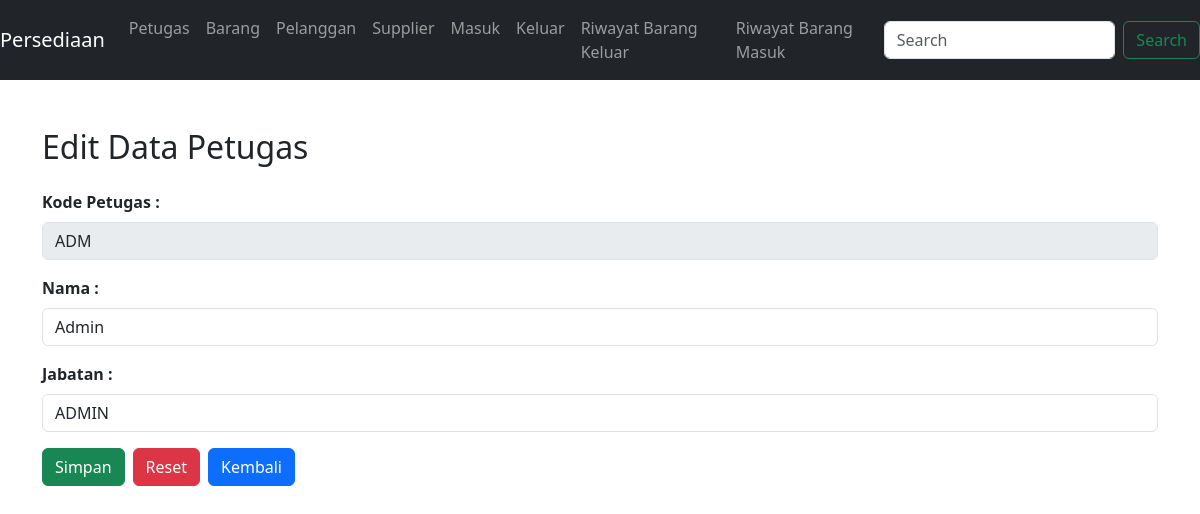
Page /petugasedit.php?id=ADM on the committed database.
### tables this page shows
CREATE TABLE `tb_petugas` (
  `kode_petugas` varchar(50) NOT NULL,
  `nama` varchar(250) NOT NULL,
  `jabatan` varchar(250) NOT NULL,
  `password` varchar(255) NOT NULL
);

### petugasedit.php (the view, shortened to what this page needs)
<?php
    require_once('koneksi.php');
    $KodePetugas = isset($_GET['id']) ? $_GET['id'] : null;
    $query_sql = "SELECT * FROM tb_petugas WHERE kode_petugas='$KodePetugas'";
    $sql = mysqli_query($koneksi, $query_sql) or die(mysqli_error($koneksi));
    if ($sql && mysqli_num_rows($sql) > 0) {
        $data = mysqli_fetch_assoc($sql);
    } else {
        echo "<script>alert('Data tidak ditemukan!'); window.location.href='petugas.php';</script>";
        exit;
    }
?>
<!doctype html>
<html lang="en">
<head>
    <link href="https://cdn.jsdelivr.net/npm/bootstrap@5.3.3/dist/css/bootstrap.min.css" rel="stylesheet">
</head>
<body>
    <?php require_once('menu.php'); ?>
    <div class="container mt-5">
        <h2 class="mb-4">Edit Data Petugas</h2>
        <form method="post" name="form1">
            <div class="mb-3">
                <label for="kode_petugas" class="form-label"><b>Kode Petugas :</b></label>
                <input type="text" disabled value="<?php echo htmlspecialchars($data['kode_petugas']); ?>"
                    class="form-control">
            </div>
            <div class="mb-3">
                <label for="nama" class="form-label"><b>Nama :</b></label>
                <input type="text" required name="nama" value="<?php echo htmlspecialchars($data['nama']); ?>"
                    class="form-control">
            </div>
            <div class="mb-3">
                <label for="jabatan" class="form-label"><b>Jabatan :</b></label>
                <input type="text" required name="jabatan" value="<?php echo htmlspecialchars($data['jabatan']); ?>"
                    class="form-control">
            </div>
            <div class="d-flex gap-2">
                <button class="btn btn-success" name="btnsimpan" value="btnsimpan" type="submit">Simpan</button>
                <button class="btn btn-danger" type="reset">Reset</button>
                <a href="petugas.php" class="btn btn-primary">Kembali</a>
            </div>
        </form>
    </div>
</body>
</html>

### rows in the picture
tb_petugas: kode_petugas "ADM", nama "Admin", jabatan "ADMIN"
